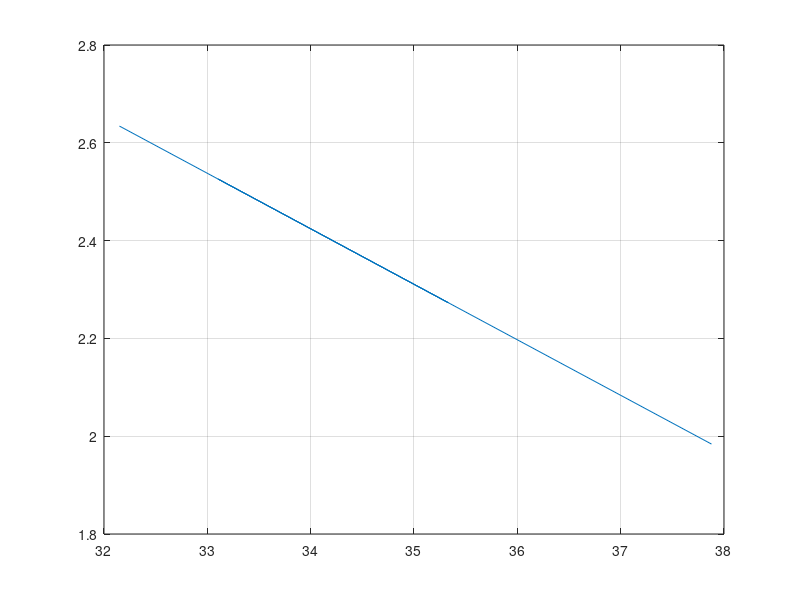

Recreate this plot in MATLAB.
%
C   = [ -0.001441574184935712731048251811216687202
        -0.005004831254517739733134185087237710832
        -0.01010139453018881611212620441619947087 
        -0.015892208200230888842652277048728137743
        -0.01834069542846544775827055673289578408 
        -0.013359117467352077390785325405886396766
         0.003443905175664271033075802819212185568
         0.033250700807846853002125442344549810514
         0.073510965648995285626199347461806610227
         0.117027285265357355870108335693657863885
         0.154182025421199547787765027351269964129
         0.17559414240753892788582390949159162119 
         0.17559414240753892788582390949159162119 
         0.154182025421199547787765027351269964129
         0.117027285265357355870108335693657863885
         0.073510965648995285626199347461806610227
         0.033250700807846853002125442344549810514
         0.003443905175664271033075802819212185568
        -0.013359117467352077390785325405886396766
        -0.01834069542846544775827055673289578408 
        -0.015892208200230888842652277048728137743
        -0.01010139453018881611212620441619947087 
        -0.005004831254517739733134185087237710832
        -0.001441574184935712731048251811216687202
    ];
%
[h,w] = freqz(C,1,'whole',2000);
%
figure
% plot(w/pi,20*log10(abs(h)));
plot(w/pi,angle(h));
grid on
